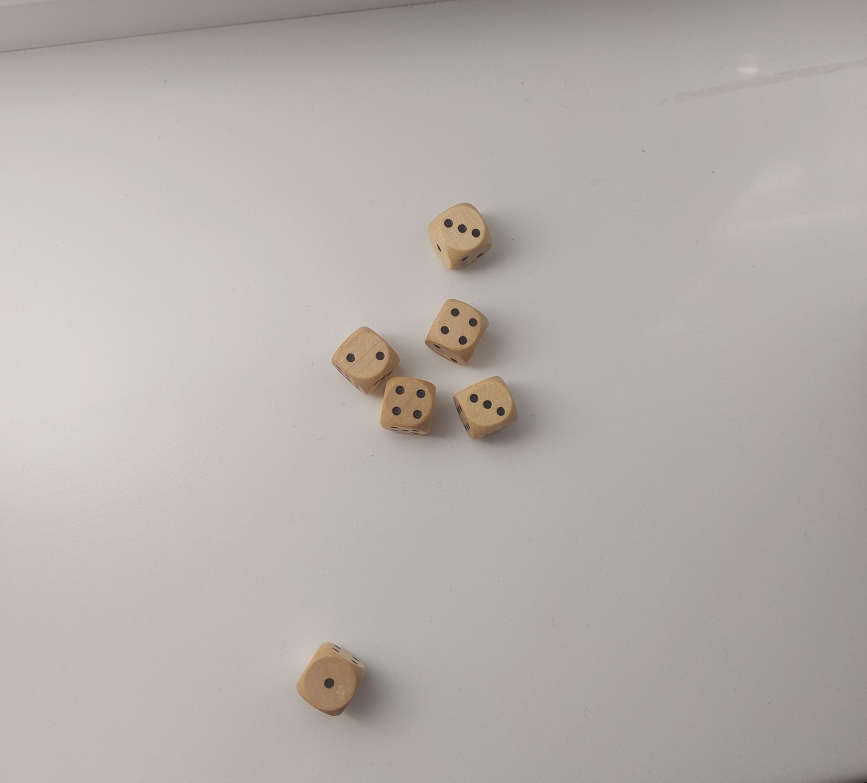
#> input picture project_dice_counter/dataset/test_dataset/d11_1_2_3_3_4_4.jpg, 3468 x 3129 px (shown at 1/4 size); its folder holds only this picture in this run
$ python -i ContourOperations.py   (imports and definitions only)
#> lines starting #> are read from the running program, lines starting #| are printed output that depends on the picture; pictures that were not available may be replaced by others from this repository, and a replacement may not be noted
### project_dice_counter/Image_loader.py
import os
import cv2
import numpy as np
import matplotlib
from matplotlib import pyplot as plt
matplotlib.use('TkAgg')

class ImageLoader():
    def __init__(self):
        self.val_dir = "./dataset/validation_dataset/"
        self.val_images = self.list_files(self.val_dir)

        self.test_dir = "./dataset/test_dataset/"
        self.test_images = self.list_files(self.test_dir)

    def list_files(self, directory):
        files = []
        for filename in os.listdir(directory):
            if os.path.isfile(os.path.join(directory, filename)):
                files.append(directory + filename)
        return files

    # [14 lines left out: functions show, show_gray, not called in this run]

    def is_grayscale(self, img):
        return len(img.shape) == 2

    # [9 lines left out: function extract_dice_rolls_from_filename, not called in this run]

### project_dice_counter/ContourOperations.py
import cv2
import numpy as np
from sklearn.cluster import DBSCAN

from Image_loader import ImageLoader

class ContourOperations():
    def __init__(self, show = False):
        self.image_loader = ImageLoader()
        self.show = show

    def count_contours_cluster_to_6_dices(self, img):
        contours, num_contours, final_image = self.find_and_filter_contours(img)

        try:
            dice_rolls, centers = self.cluster_contours_and_count_cv2(contours)
        except:
            print(f"Not enough contours to form 6 clusters.")
            dice_rolls = [0, 0, 0, 0, 0, 0]
            centers = []

        self.show_image_with_cluster_centers(centers, final_image)
        return dice_rolls, num_contours

    def find_and_filter_contours(self, img):
        cnt, h = cv2.findContours(img, cv2.RETR_EXTERNAL, cv2.CHAIN_APPROX_SIMPLE)

        filtered_contours = self.filter_circles_by_shape_and_area(cnt, min_circularity=0.85, area_tolerance=1.)

        output_img = np.zeros_like(img)
        output_img = cv2.drawContours(output_img, filtered_contours, -1, 255, thickness=cv2.FILLED)

        return filtered_contours, len(filtered_contours), output_img

    def filter_circles_by_shape_and_area(self, contours, min_circularity=0.7, area_tolerance=0.2):
        valid_contours = []
        areas = []

        # Calculate areas of all contours
        for cnt in contours:
            area = cv2.contourArea(cnt)
            if area > 0:
                areas.append(area)

        # Compute average area
        avg_area = np.mean(areas) if areas else 0
        min_area = (1 - area_tolerance) * avg_area
        max_area = (1 + area_tolerance) * avg_area

        # Filter contours
        for cnt in contours:
            area = cv2.contourArea(cnt)
            if area < min_area or area > max_area:
                continue

            perimeter = cv2.arcLength(cnt, True)
            if perimeter == 0:  # Avoid division by zero
                continue

            # Calculate circularity
            circularity = (4 * np.pi * area) / (perimeter ** 2)
            if circularity >= min_circularity:
                valid_contours.append(cnt)

        return valid_contours

    def cluster_contours_and_count_cv2(self, contours, n_clusters=6):
        # Extract the centroid of each contour
        centroids = []
        for cnt in contours:
            M = cv2.moments(cnt)
            if M["m00"] != 0:  # Avoid division by zero
                cx = int(M["m10"] / M["m00"])
                cy = int(M["m01"] / M["m00"])
                centroids.append([cx, cy])

        if len(centroids) < n_clusters:
            raise ValueError(f"Not enough contours ({len(centroids)}) to form {n_clusters} clusters.")

        # Convert centroids to numpy array
        centroids = np.array(centroids, dtype=np.float32)

        # Define K-means criteria
        criteria = (cv2.TERM_CRITERIA_EPS + cv2.TERM_CRITERIA_MAX_ITER, 200, 0.05)

        # Apply K-means clustering
        _, labels, centers = cv2.kmeans(centroids, n_clusters, None, criteria, 5, cv2.KMEANS_RANDOM_CENTERS)

        # Count the number of contours in each cluster
        cluster_counts = np.bincount(labels.flatten(), minlength=n_clusters)

        # Sort the cluster counts in ascending order
        #sorted_counts = list(map(int, sorted(cluster_counts)))
        sorted_counts = [min(int(x), 6) for x in sorted(cluster_counts)]

        return sorted_counts, centers

    def show_image_with_cluster_centers(self, centers, final_image):
        final_image = cv2.cvtColor(final_image, cv2.COLOR_GRAY2BGR)
        for center in centers:
            center = tuple(map(int, center))  # Convert to integer coordinates s
            cv2.circle(final_image, center, radius=10, color=(0, 0, 255), thickness=-1)  # Red filled circle
        # Show the image with centers drawn
        if self.show:
            self.image_loader.show(final_image, title='Centers of clusters')

>>> import cv2
>>> picture = cv2.imread('dataset/test_dataset/d11_1_2_3_3_4_4.jpg', cv2.IMREAD_GRAYSCALE)
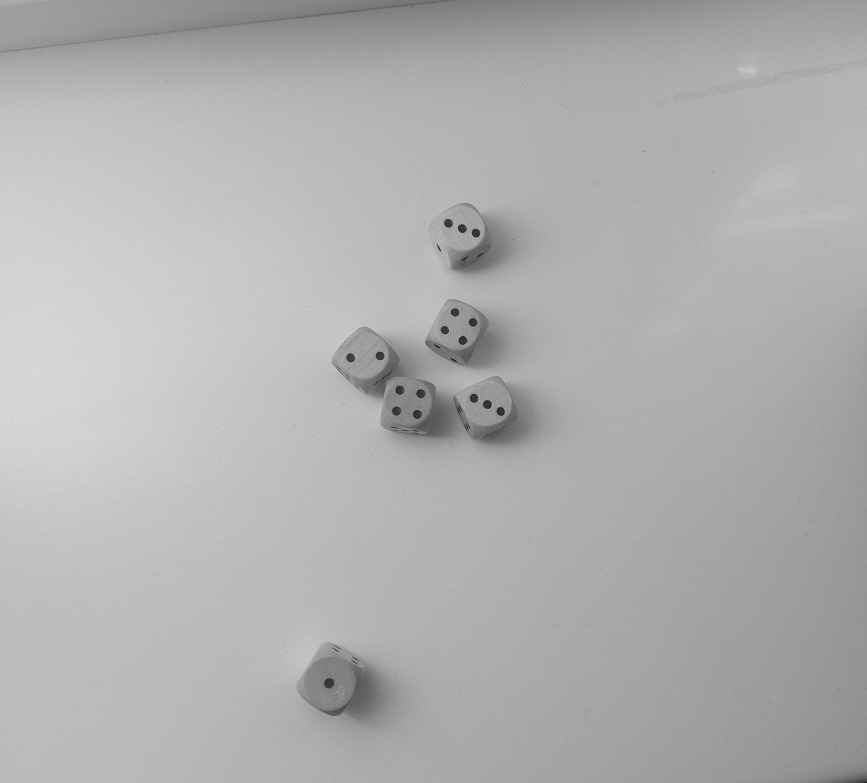
#> picture: shape (3129, 3468) (shown at 1/4 size); min 14, max 222, mean 175.9
>>> result = ContourOperations().count_contours_cluster_to_6_dices(picture)
#> in find_and_filter_contours, `cnt, h = cv2.findContours(img, cv2.RETR_EXTERNAL, cv2.CHAIN_APPROX_SIM..`: cnt = [[[0, 0], [0, 3128], [3467, 3128], [3467, 0]]]; h = [[-1, -1, -1, -1]]
#> the loop in filter_circles_by_shape_and_area, `for cnt in contours:` made 1 pass
#> (cnt, area) on pass 1: ([[0, 0], [0, 3128], [3467, 3128], [3467, 0]], 10844776)
#> after the loop in filter_circles_by_shape_and_area, `for cnt in contours:`: areas = [10844776]
#> in filter_circles_by_shape_and_area, `avg_area = np.mean(areas) if areas else 0`: avg_area = 10844776
#> in filter_circles_by_shape_and_area, `min_area = (1 - area_tolerance) * avg_area`: min_area = 0
#> in filter_circles_by_shape_and_area, `max_area = (1 + area_tolerance) * avg_area`: max_area = 21689552
#> the loop in filter_circles_by_shape_and_area, `for cnt in contours:` made 1 pass
#> (cnt, area, perimeter, circularity) on pass 1: ([[0, 0], [0, 3128], [3467, 3128], [3467, 0]], 10844776, 13190, 0.783)
#> after the loop in filter_circles_by_shape_and_area, `for cnt in contours:`: valid_contours = []
#> in find_and_filter_contours, `output_img = cv2.drawContours(output_img, filtered_contours, -1, 255, ..`: output_img: shape (3129, 3468); every value is 0
#> in count_contours_cluster_to_6_dices, `contours, num_contours, final_image = self.find_and_filter_contours(img)`: num_contours = 0
#> after the loop in cluster_contours_and_count_cv2, `for cnt in contours:`: centroids = []
#> in show_image_with_cluster_centers, `final_image = cv2.cvtColor(final_image, cv2.COLOR_GRAY2BGR)`: final_image: shape (3129, 3468, 3); every value is 0
#> result = ([0, 0, 0, 0, 0, 0], 0)

$ run again, on project_dice_counter/dataset/test_dataset/d14_2_3_5_5_6_6.jpg
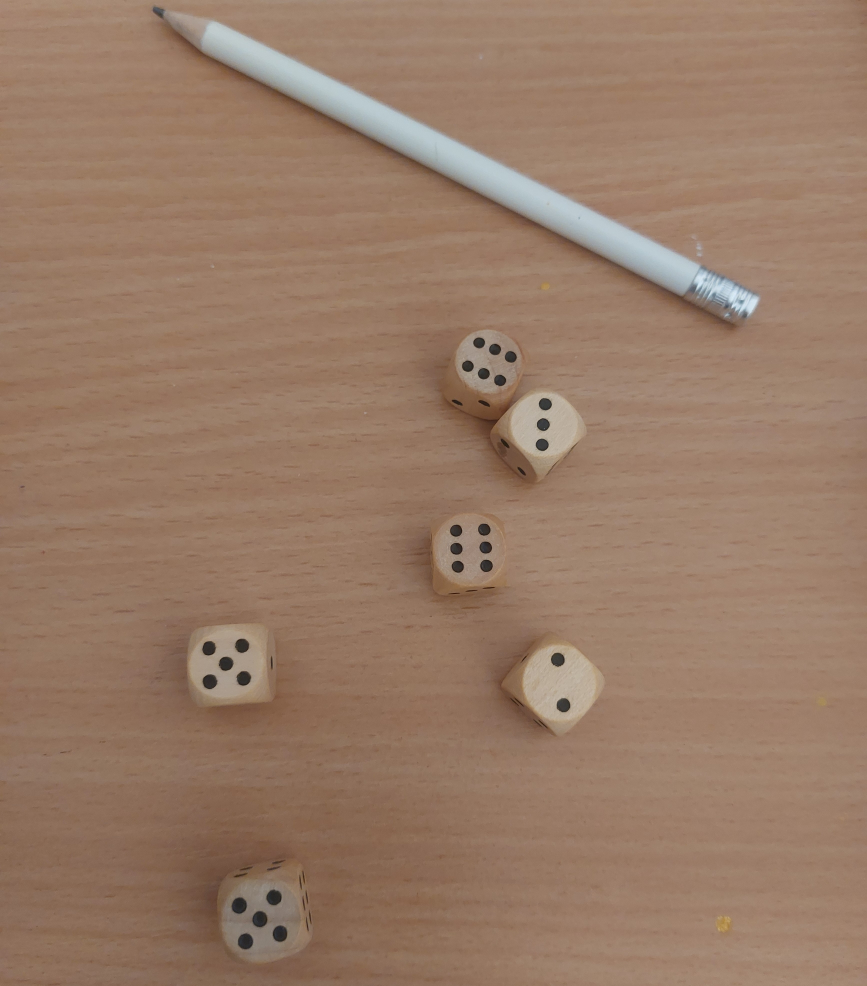
#> input picture project_dice_counter/dataset/test_dataset/d14_2_3_5_5_6_6.jpg, 3468 x 3943 px (shown at 1/4 size)
#> `picture = cv2.imread('dataset/test_dataset/d11_1_2_3_3_4_4.jpg', cv2.I..`:
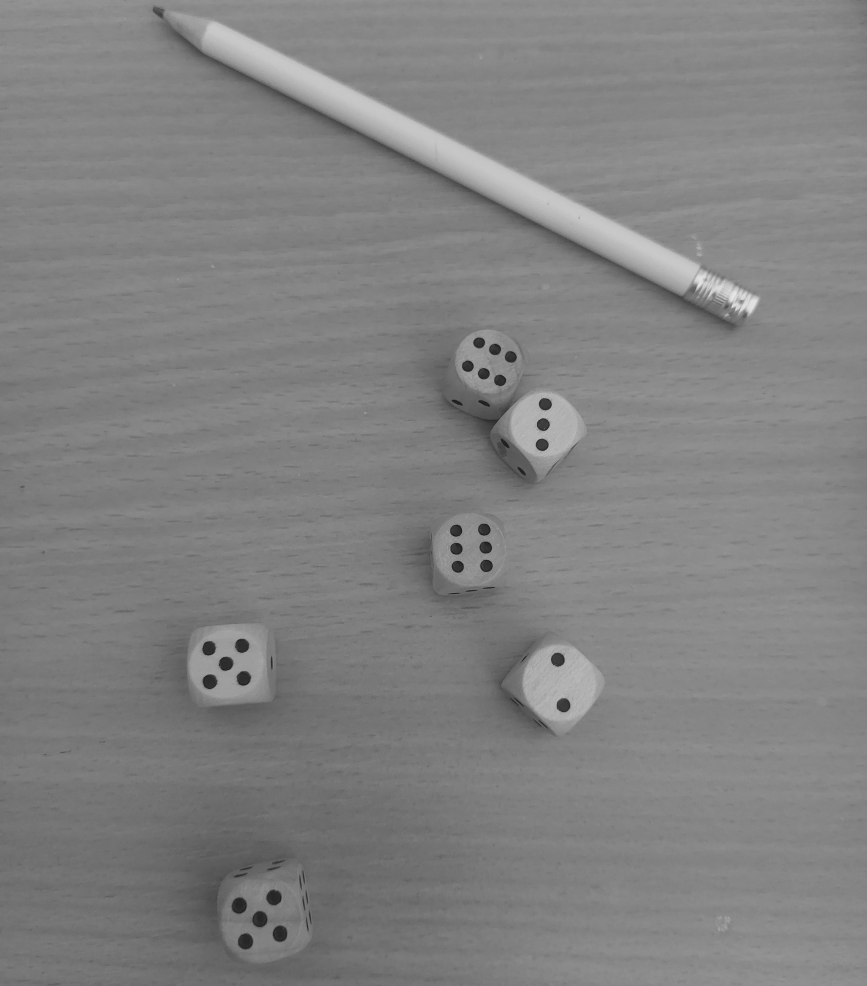
#> picture: shape (3943, 3468) (shown at 1/4 size); min 9, max 234, mean 129.1
#> in find_and_filter_contours, `cnt, h = cv2.findContours(img, cv2.RETR_EXTERNAL, cv2.CHAIN_APPROX_SIM..`: cnt = [[[0, 0], [0, 3942], [3467, 3942], [3467, 0]]]; h = [[-1, -1, -1, -1]]
#> the loop in filter_circles_by_shape_and_area, `for cnt in contours:` made 1 pass
#> (cnt, area) on pass 1: ([[0, 0], [0, 3942], [3467, 3942], [3467, 0]], 13666914)
#> after the loop in filter_circles_by_shape_and_area, `for cnt in contours:`: areas = [13666914]
#> avg_area = 13666914
#> min_area = 0
#> max_area = 27333828
#> the loop in filter_circles_by_shape_and_area, `for cnt in contours:` made 1 pass
#> (cnt, area, perimeter, circularity) on pass 1: ([[0, 0], [0, 3942], [3467, 3942], [3467, 0]], 13666914, 14818, 0.782)
#> after the loop in filter_circles_by_shape_and_area, `for cnt in contours:`: valid_contours = []
#> output_img: shape (3943, 3468); every value is 0
#> num_contours = 0
#> after the loop in cluster_contours_and_count_cv2, `for cnt in contours:`: centroids = []
#> final_image: shape (3943, 3468, 3); every value is 0
#> result = ([0, 0, 0, 0, 0, 0], 0)

$ run again, on project_dice_counter/dataset/test_dataset/d16_3_4_5_5_5_5.jpg
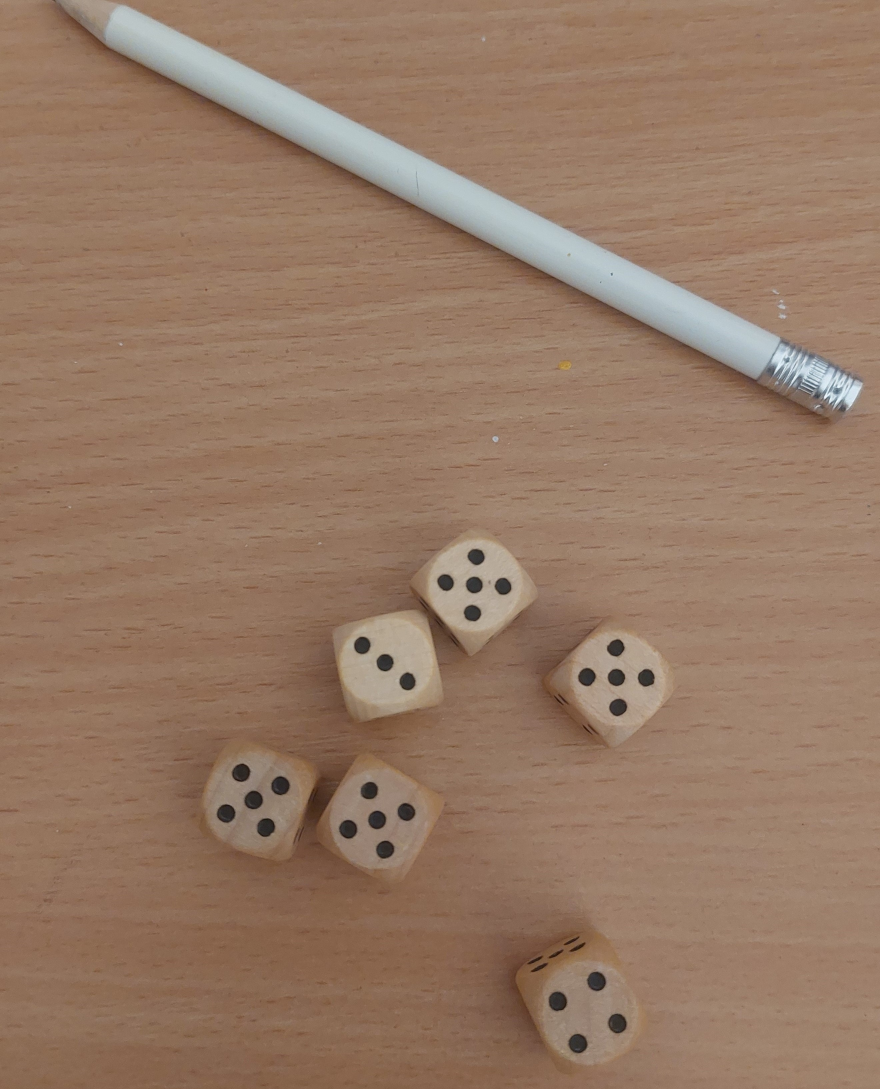
#> input picture project_dice_counter/dataset/test_dataset/d16_3_4_5_5_5_5.jpg, 2640 x 3267 px (shown at 1/3 size)
#> `picture = cv2.imread('dataset/test_dataset/d11_1_2_3_3_4_4.jpg', cv2.I..`:
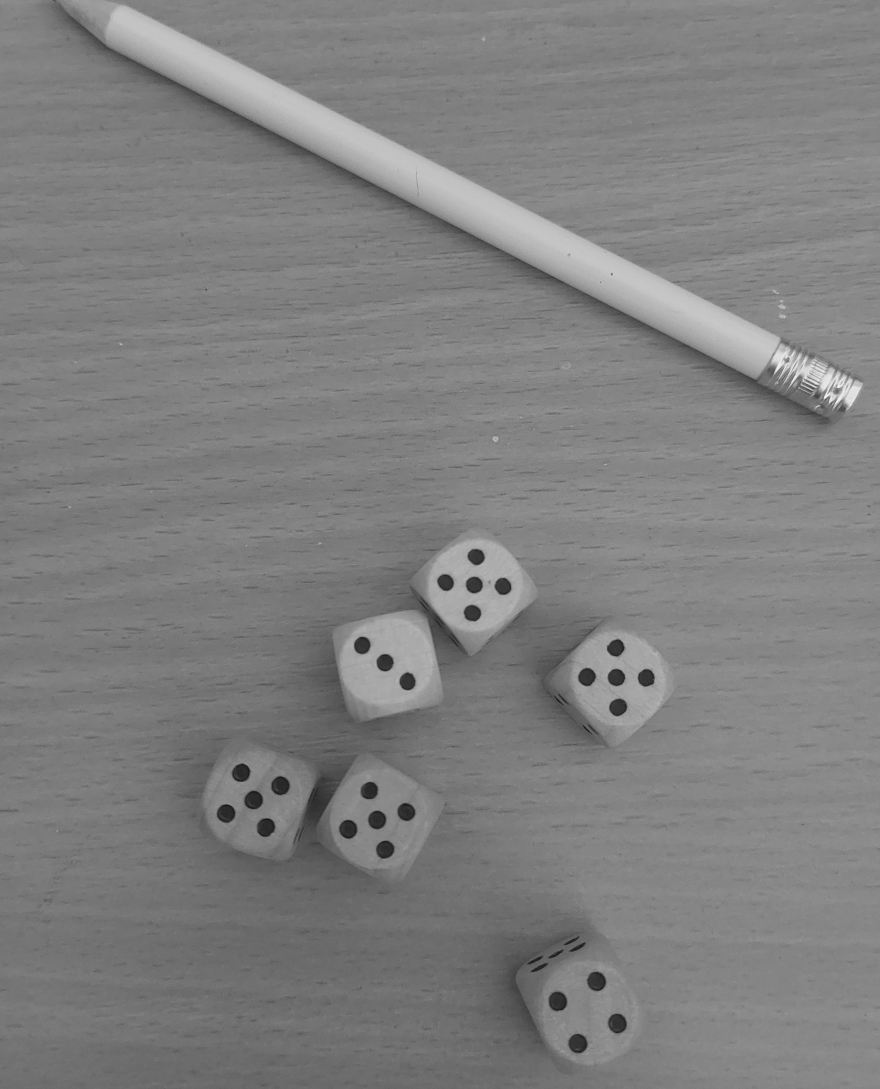
#> picture: shape (3267, 2640) (shown at 1/3 size); min 9, max 255, mean 127.5
#> in find_and_filter_contours, `cnt, h = cv2.findContours(img, cv2.RETR_EXTERNAL, cv2.CHAIN_APPROX_SIM..`: cnt = [[[0, 0], [0, 3266], [2639, 3266], [2639, 0]]]; h = [[-1, -1, -1, -1]]
#> the loop in filter_circles_by_shape_and_area, `for cnt in contours:` made 1 pass
#> (cnt, area) on pass 1: ([[0, 0], [0, 3266], [2639, 3266], [2639, 0]], 8618974)
#> after the loop in filter_circles_by_shape_and_area, `for cnt in contours:`: areas = [8618974]
#> avg_area = 8618974
#> min_area = 0
#> max_area = 17237948
#> the loop in filter_circles_by_shape_and_area, `for cnt in contours:` made 1 pass
#> (cnt, area, perimeter, circularity) on pass 1: ([[0, 0], [0, 3266], [2639, 3266], [2639, 0]], 8618974, 11810, 0.777)
#> after the loop in filter_circles_by_shape_and_area, `for cnt in contours:`: valid_contours = []
#> output_img: shape (3267, 2640); every value is 0
#> num_contours = 0
#> after the loop in cluster_contours_and_count_cv2, `for cnt in contours:`: centroids = []
#> final_image: shape (3267, 2640, 3); every value is 0
#> result = ([0, 0, 0, 0, 0, 0], 0)

$ run again, on project_dice_counter/dataset/test_dataset/d18_1_1_2_3_3_5.jpg
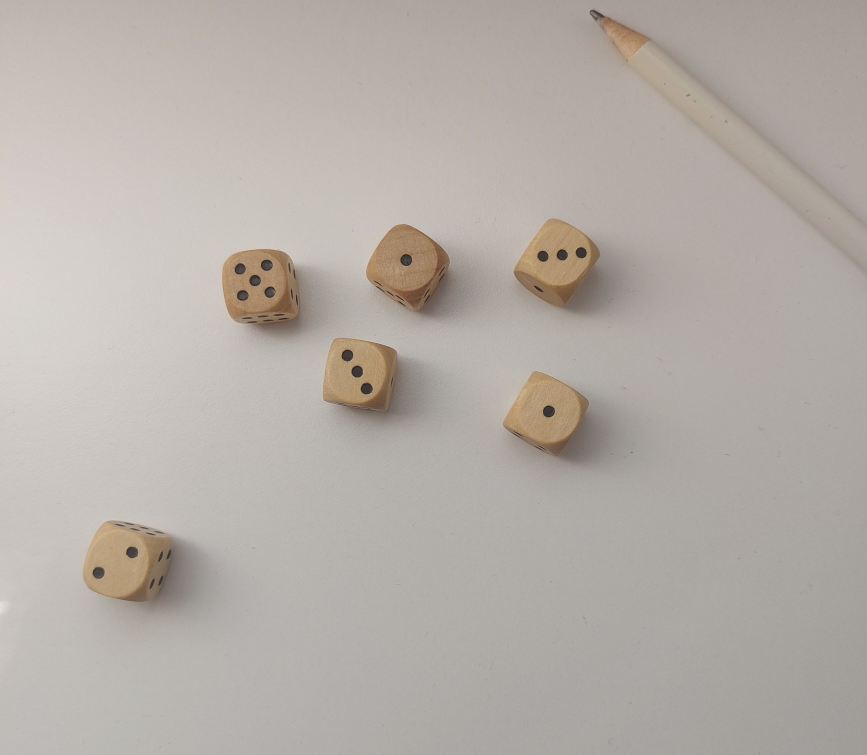
#> input picture project_dice_counter/dataset/test_dataset/d18_1_1_2_3_3_5.jpg, 3468 x 3018 px (shown at 1/4 size)
#> `picture = cv2.imread('dataset/test_dataset/d11_1_2_3_3_4_4.jpg', cv2.I..`:
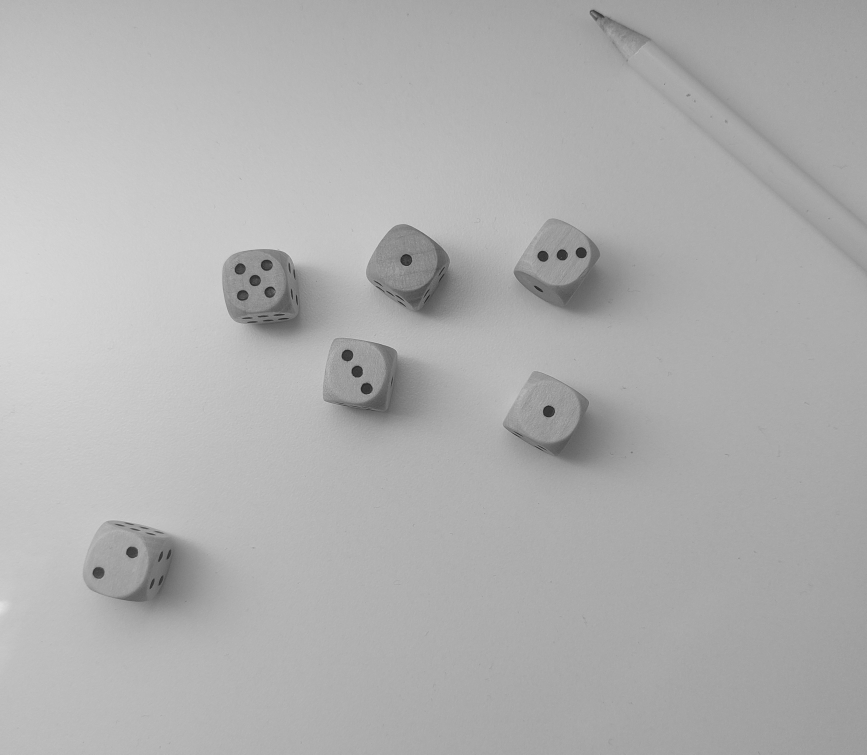
#> picture: shape (3018, 3468) (shown at 1/4 size); min 15, max 228, mean 175.2
#> in find_and_filter_contours, `cnt, h = cv2.findContours(img, cv2.RETR_EXTERNAL, cv2.CHAIN_APPROX_SIM..`: cnt = [[[0, 0], [0, 3017], [3467, 3017], [3467, 0]]]; h = [[-1, -1, -1, -1]]
#> the loop in filter_circles_by_shape_and_area, `for cnt in contours:` made 1 pass
#> (cnt, area) on pass 1: ([[0, 0], [0, 3017], [3467, 3017], [3467, 0]], 10459939)
#> after the loop in filter_circles_by_shape_and_area, `for cnt in contours:`: areas = [10459939]
#> avg_area = 10459939
#> min_area = 0
#> max_area = 20919878
#> the loop in filter_circles_by_shape_and_area, `for cnt in contours:` made 1 pass
#> (cnt, area, perimeter, circularity) on pass 1: ([[0, 0], [0, 3017], [3467, 3017], [3467, 0]], 10459939, 12968, 0.782)
#> after the loop in filter_circles_by_shape_and_area, `for cnt in contours:`: valid_contours = []
#> output_img: shape (3018, 3468); every value is 0
#> num_contours = 0
#> after the loop in cluster_contours_and_count_cv2, `for cnt in contours:`: centroids = []
#> final_image: shape (3018, 3468, 3); every value is 0
#> result = ([0, 0, 0, 0, 0, 0], 0)
